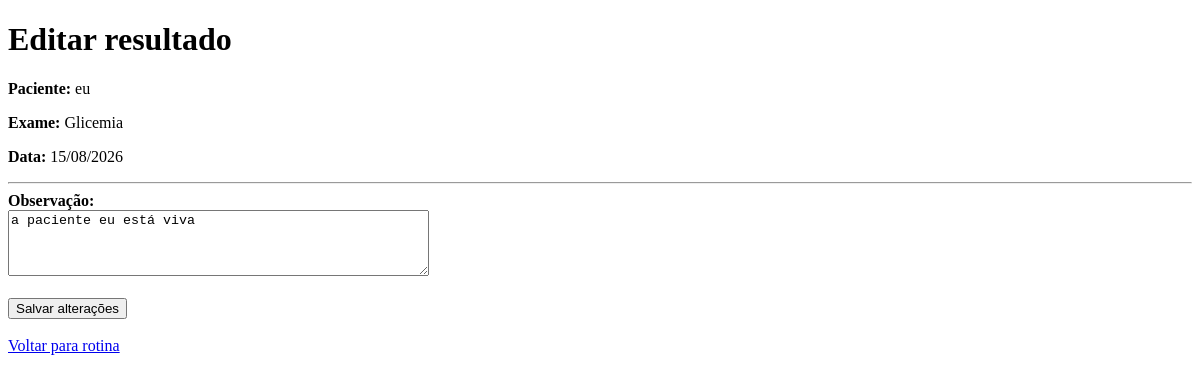
/editar_resultado/11, run on an earlier commit of the app's database.
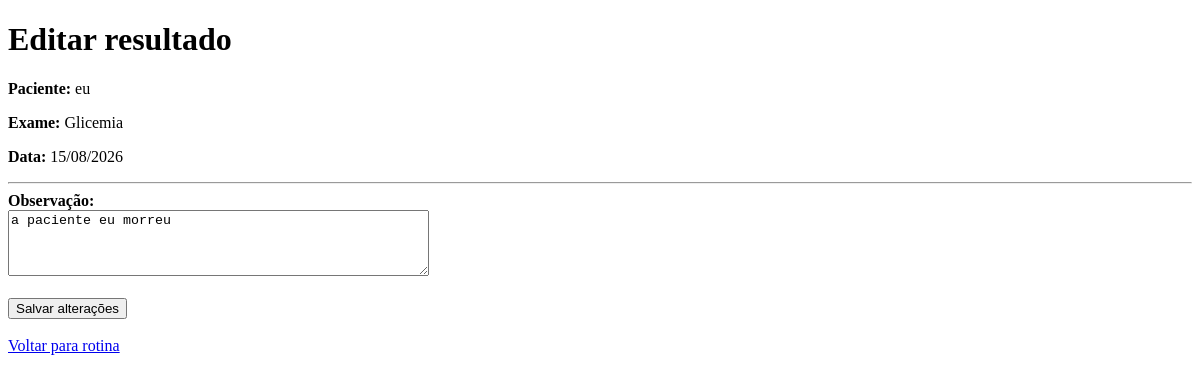
And on a later commit of the database.
### odisseu/models.py (models this page shows, shortened)
class Resultado(models.Model):
    agendamento = models.OneToOneField(
        Agendamento,
        on_delete=models.CASCADE,
        related_name='resultado'
    )
    observacao = models.TextField(
        blank=True
    )
    liberado = models.BooleanField(
        default=False
    )

### odisseu/views.py (the view, shortened to what this page needs)
def editar_resultado(request, resultado_id):
    resultado = Resultado.objects.get(id=resultado_id)
    agendamento = resultado.agendamento
    parametros = resultado.parametros.all()
    return render(
        request,
        'editar_resultado.html',
        {
            'resultado': resultado,
            'agendamento': agendamento,
            'parametros': parametros,
        }
    )

### odisseu/templates/editar_resultado.html (shortened to what this page needs)
<!DOCTYPE html>
<html lang="pt-br">
<head>
</head>
<body>
    <h1>Editar resultado</h1>
    <p>
        <strong>Paciente:</strong>
        {{ agendamento.paciente.nome }}
    </p>
    <p>
        <strong>Exame:</strong>
        {{ agendamento.get_exame_display }}
    </p>
    <p>
        <strong>Data:</strong>
        {{ agendamento.data|date:"d/m/Y" }}
    </p>
    <hr>
    <form method="POST">
        <label>
            <strong>Observação:</strong>
        </label>
        <br>
        <textarea
            name="observacao"
            rows="4"
            cols="50"
        >{{ resultado.observacao }}</textarea>
        <br><br>
        <button type="submit">
            Salvar alterações
        </button>
    </form>
    <br>
    <a href="{% url 'rotina' %}">
        Voltar para rotina
    </a>
</body>
</html>

What changed in the data, as far as the page shows it:
changed Resultado: observacao "a paciente eu está viva" → "a paciente eu morreu"
